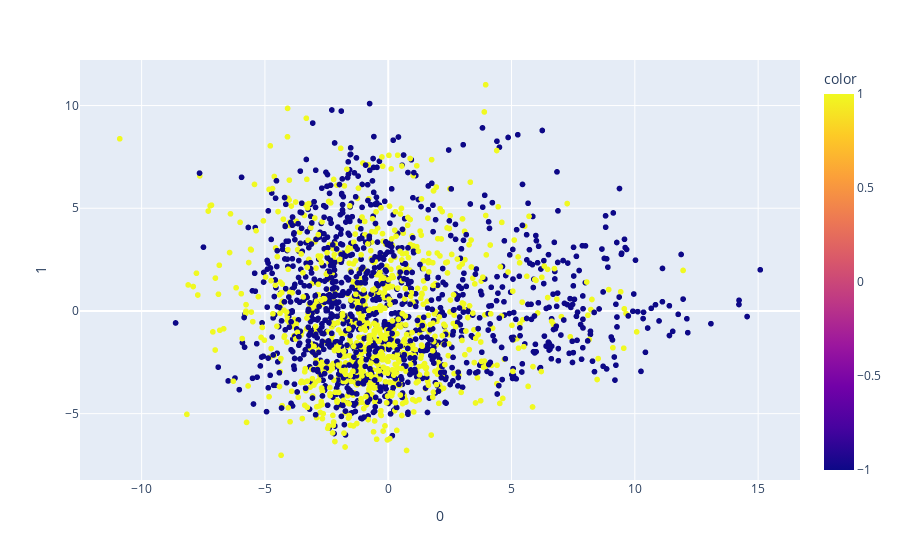

Notebook code for this chart:
### Code cell
from sklearn.decomposition import PCA
import plotly.express as px
from sklearn.preprocessing import StandardScaler

features_continuous = ['length', 'hydr_count', 'polar_count', 'molecular_weight', 'helix', 'turn', 'sheet', 'A', 'C', 'D', 
                       'E', 'F', 'G', 'H', 'I', 'K', 'L', 'M', 'N', 'P', 'Q', 'R', 'S', 'T', 'V', 'W', 'Y', 'thsa_netsurfp2',
                       'tasa_netsurfp2', 'rhsa_netsurfp2', 'disorder', 'A_exposed', 'C_exposed', 'D_exposed', 'E_exposed', 
                       'F_exposed', 'G_exposed', 'H_exposed', 'I_exposed', 'K_exposed', 'L_exposed', 'M_exposed', 'N_exposed', 
                       'P_exposed', 'Q_exposed', 'R_exposed', 'S_exposed', 'T_exposed', 'V_exposed', 'W_exposed', 'Y_exposed',
                       'Prob. of Solubility', 'Aggregation_propensity', 'Aromaticity', 'Instability_index', 'Gravy', 
                       'isoelectric_point', 'charge_at_7', 'charge_at_5', 'Polar_exposed', 'Hydrophobic_exposed']

# scale data before PCA
df_pca = feature_df.drop(["id", "fasta_sequence"], axis=1)
df_pca[features_continuous] = pd.DataFrame(StandardScaler().fit_transform(df_pca[features_continuous]))

pca = PCA(n_components=2)
components = pca.fit_transform(df_pca)

# plot first two principal components
fig = px.scatter(components, x=0, y=1, color=df_pca["CSF"])
fig.show()

### Figure 1 — Plotly figure (JSON) as saved in the notebook; plotly's stock layout.template omitted (floating-point values rounded to 4 significant figures; data arrays with more than 128 entries replaced by an {"elided": "..."} marker saying what was removed)
{"data": [{"hovertemplate": "0=%{x}<br>1=%{y}<br>color=%{marker.color}<extra></extra>", "legendgroup": "", "marker": {"color": {"elided": "2075 int values"}, "coloraxis": "coloraxis", "symbol": "circle"}, "mode": "markers", "name": "", "showlegend": false, "type": "scattergl", "x": {"elided": "2075 float values"}, "xaxis": "x", "y": {"elided": "2075 float values"}, "yaxis": "y"}], "layout": {"coloraxis": {"colorbar": {"title": {"text": "color"}}, "colorscale": [[0, "#0d0887"], [0.1111, "#46039f"], [0.2222, "#7201a8"], [0.3333, "#9c179e"], [0.4444, "#bd3786"], [0.5556, "#d8576b"], [0.6667, "#ed7953"], [0.7778, "#fb9f3a"], [0.8889, "#fdca26"], [1, "#f0f921"]]}, "legend": {"tracegroupgap": 0}, "margin": {"t": 60}, "xaxis": {"anchor": "y", "domain": [0, 1], "title": {"text": "0"}}, "yaxis": {"anchor": "x", "domain": [0, 1], "title": {"text": "1"}}}}
